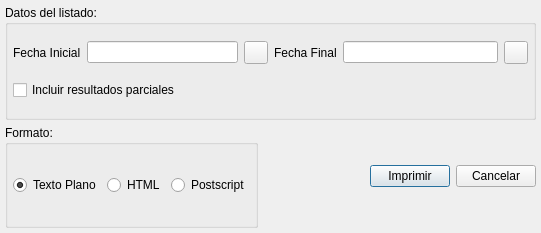
<ui version="4.0" >
 <author></author>
 <comment></comment>
 <exportmacro></exportmacro>
 <class>BcRegistroIVAImprimirBase</class>
 <widget class="QDialog" name="BcRegistroIVAImprimirBase" >
  <property name="geometry" >
   <rect>
    <x>0</x>
    <y>0</y>
    <width>541</width>
    <height>233</height>
   </rect>
  </property>
  <property name="windowTitle" >
   <string>Impresion del Registro de IVA</string>
  </property>
  <layout class="QVBoxLayout" >
   <property name="margin" >
    <number>5</number>
   </property>
   <property name="spacing" >
    <number>5</number>
   </property>
   <item>
    <widget class="QGroupBox" name="groupBox" >
     <property name="title" >
      <string>Datos del listado:</string>
     </property>
     <layout class="QVBoxLayout" >
      <property name="margin" >
       <number>5</number>
      </property>
      <property name="spacing" >
       <number>5</number>
      </property>
      <item>
       <layout class="QHBoxLayout" >
        <property name="margin" >
         <number>0</number>
        </property>
        <property name="spacing" >
         <number>6</number>
        </property>
        <item>
         <layout class="QHBoxLayout" >
          <property name="margin" >
           <number>0</number>
          </property>
          <property name="spacing" >
           <number>6</number>
          </property>
          <item>
           <widget class="QLabel" name="textLabel1_3" >
            <property name="text" >
             <string>Fecha Inicial</string>
            </property>
           </widget>
          </item>
          <item>
           <widget class="QLineEdit" name="fechainicial1" />
          </item>
          <item>
           <widget class="QToolButton" name="toolButton1" >
            <property name="text" >
             <string/>
            </property>
            <property name="icon" >
             <iconset>image0</iconset>
            </property>
           </widget>
          </item>
         </layout>
        </item>
        <item>
         <layout class="QHBoxLayout" >
          <property name="margin" >
           <number>0</number>
          </property>
          <property name="spacing" >
           <number>6</number>
          </property>
          <item>
           <widget class="QLabel" name="textLabel1_2_2" >
            <property name="text" >
             <string>Fecha Final</string>
            </property>
           </widget>
          </item>
          <item>
           <widget class="QLineEdit" name="fechafinal1" />
          </item>
          <item>
           <widget class="QToolButton" name="toolButton1_2" >
            <property name="text" >
             <string/>
            </property>
            <property name="icon" >
             <iconset>image0</iconset>
            </property>
           </widget>
          </item>
         </layout>
        </item>
       </layout>
      </item>
      <item>
       <layout class="QHBoxLayout" >
        <property name="margin" >
         <number>0</number>
        </property>
        <property name="spacing" >
         <number>6</number>
        </property>
        <item>
         <layout class="QVBoxLayout" >
          <property name="margin" >
           <number>0</number>
          </property>
          <property name="spacing" >
           <number>6</number>
          </property>
          <item>
           <widget class="QCheckBox" name="checkBox1_2" >
            <property name="text" >
             <string>Incluir resultados parciales</string>
            </property>
           </widget>
          </item>
         </layout>
        </item>
       </layout>
      </item>
     </layout>
    </widget>
   </item>
   <item>
    <layout class="QHBoxLayout" >
     <property name="margin" >
      <number>0</number>
     </property>
     <property name="spacing" >
      <number>6</number>
     </property>
     <item>
      <widget class="QGroupBox" name="groupBox_2" >
       <property name="title" >
        <string>Formato:</string>
       </property>
       <layout class="QHBoxLayout" >
        <property name="margin" >
         <number>5</number>
        </property>
        <property name="spacing" >
         <number>5</number>
        </property>
        <item>
         <layout class="QHBoxLayout" >
          <property name="margin" >
           <number>0</number>
          </property>
          <property name="spacing" >
           <number>6</number>
          </property>
          <item>
           <widget class="QRadioButton" name="radiotexto" >
            <property name="text" >
             <string>Texto Plano</string>
            </property>
            <property name="checked" >
             <bool>true</bool>
            </property>
           </widget>
          </item>
          <item>
           <widget class="QRadioButton" name="radiohtml" >
            <property name="text" >
             <string>HTML</string>
            </property>
           </widget>
          </item>
          <item>
           <widget class="QRadioButton" name="radioPS" >
            <property name="text" >
             <string>Postscript</string>
            </property>
           </widget>
          </item>
         </layout>
        </item>
       </layout>
      </widget>
     </item>
     <item>
      <spacer>
       <property name="orientation" >
        <enum>Qt::Horizontal</enum>
       </property>
       <property name="sizeType" >
        <enum>QSizePolicy::Expanding</enum>
       </property>
       <property name="sizeHint" >
        <size>
         <width>21</width>
         <height>103</height>
        </size>
       </property>
      </spacer>
     </item>
     <item>
      <widget class="QPushButton" name="pushButton1" >
       <property name="text" >
        <string>Imprimir</string>
       </property>
       <property name="default" >
        <bool>true</bool>
       </property>
      </widget>
     </item>
     <item>
      <widget class="QPushButton" name="pushButton2" >
       <property name="text" >
        <string>Cancelar</string>
       </property>
      </widget>
     </item>
    </layout>
   </item>
  </layout>
 </widget>
 <layoutdefault spacing="6" margin="11" />
 <pixmapfunction></pixmapfunction>
 <resources/>
 <connections/>
</ui>
